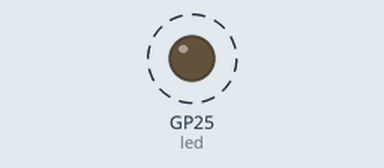
A program run on a simulated Raspberry Pi Pico running MicroPython. On the bench: output pins drawn as LEDs (lit = HIGH). Dashed ring = blinking. What the program prints to the serial console is not drawn.

Above: at 0.05 s.
Timing chart, 0 to 3.0 s (numbered marks = the images above):
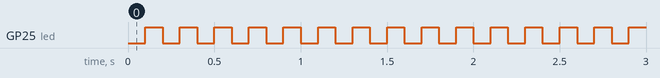

Measured:
- by itself, GP25 (led): alternates HIGH for 0.10 s and LOW for 0.10 s

The program:

uart_01.py
```python
# UART
from machine                import UART,Pin,Timer
from time                   import sleep_us

uart = UART(0, baudrate=115200, tx=Pin(0), rx=Pin(1), bits=8, parity=None, stop=1)
led = Pin(25, Pin.OUT)

tim = Timer()

print("Send UART.")

def tick(timer):
    global uart, led

    led.toggle()
    uart.write(b'\x55')

tim.init(freq=10, mode=Timer.PERIODIC, callback=tick)
```
